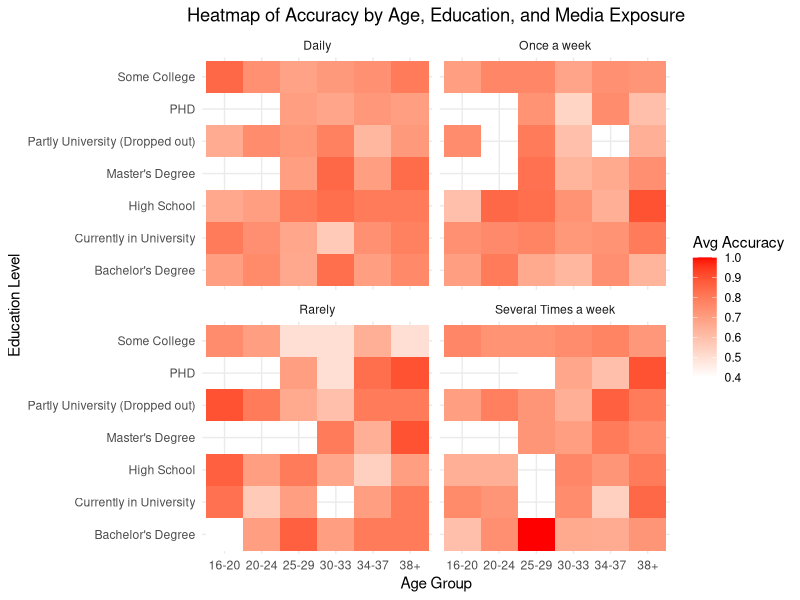

This figure's R source:
library(readxl)
library(ggplot2)
library(dplyr)
library(tidyr)

data <- read_excel("Clean Data AI vs Real News.xlsx")

correct_answers <- c("AI Generated", "Real News", "Real News", "AI Generated", 
                     "AI Generated", "Real News", "AI Generated", "Real News", 
                     "AI Generated", "Real News")

data <- data %>%
  mutate(Article1_Correct = ifelse(Article1_Identification == correct_answers[1], 1, 0),
         Article2_Correct = ifelse(Article2_Identification == correct_answers[2], 1, 0),
         Article3_Correct = ifelse(Article3_Identification == correct_answers[3], 1, 0),
         Article4_Correct = ifelse(Article4_Identification == correct_answers[4], 1, 0),
         Article5_Correct = ifelse(Article5_Identification == correct_answers[5], 1, 0),
         Article6_Correct = ifelse(Article6_Identification == correct_answers[6], 1, 0),
         Article7_Correct = ifelse(Article7_Identification == correct_answers[7], 1, 0),
         Article8_Correct = ifelse(Article8_Identification == correct_answers[8], 1, 0),
         Article9_Correct = ifelse(Article9_Identification == correct_answers[9], 1, 0),
         Article10_Correct = ifelse(Article10_Identification == correct_answers[10], 1, 0))

heatmap_data <- data %>%
  mutate(Overall_Correct = rowMeans(select(., Article1_Correct:Article10_Correct))) %>%
  group_by(Age, Education, News_Frequency) %>%
  summarize(Average_Accuracy = mean(Overall_Correct))

ggplot(heatmap_data, aes(x = Age, y = Education, fill = Average_Accuracy)) +
  geom_tile() +
  facet_wrap(~ News_Frequency, ncol = 2) + 
  scale_fill_gradient(low = "white", high = "red") + 
  labs(title = "Heatmap of Accuracy by Age, Education, and Media Exposure",
       x = "Age Group", y = "Education Level", fill = "Avg Accuracy") +
  theme_minimal() +
  theme(plot.title = element_text(hjust = 0.5)) 